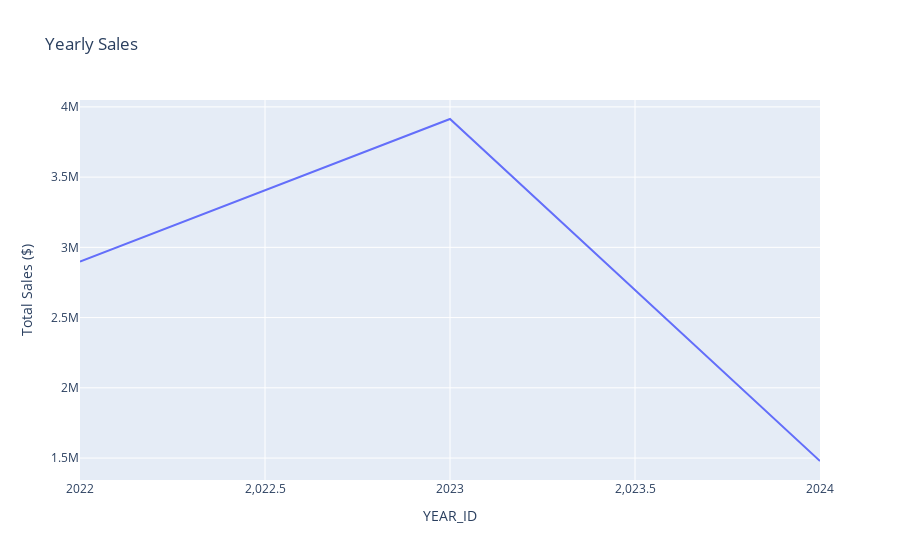

Notebook code for this chart:
### Markdown cell above
- when?

### Code cell
#analyze when the sales are highest, lowest. 
#first check which year has the highest sales
year_sales = df.groupby('YEAR_ID')['Exact Sales'].sum().reset_index()
#plot a line graph
fig = px.line(year_sales, x='YEAR_ID', y='Exact Sales', title='Yearly Sales', labels={'Year':'Year', 'Exact Sales':'Total Sales ($)'})
fig.show()

### Figure 1 — Plotly figure (JSON) as saved in the notebook; plotly's stock layout.template omitted (floating-point values rounded to 4 significant figures)
{"data": [{"hovertemplate": "YEAR_ID=%{x}<br>Total Sales ($)=%{y}<extra></extra>", "legendgroup": "", "line": {"color": "#636efa", "dash": "solid"}, "marker": {"symbol": "circle"}, "mode": "lines", "name": "", "orientation": "v", "showlegend": false, "type": "scatter", "x": [2022, 2023, 2024], "xaxis": "x", "y": [2898000.0, 3914000.0, 1479000.0], "yaxis": "y"}], "layout": {"legend": {"tracegroupgap": 0}, "title": {"text": "Yearly Sales"}, "xaxis": {"anchor": "y", "domain": [0, 1], "title": {"text": "YEAR_ID"}}, "yaxis": {"anchor": "x", "domain": [0, 1], "title": {"text": "Total Sales ($)"}}}}
